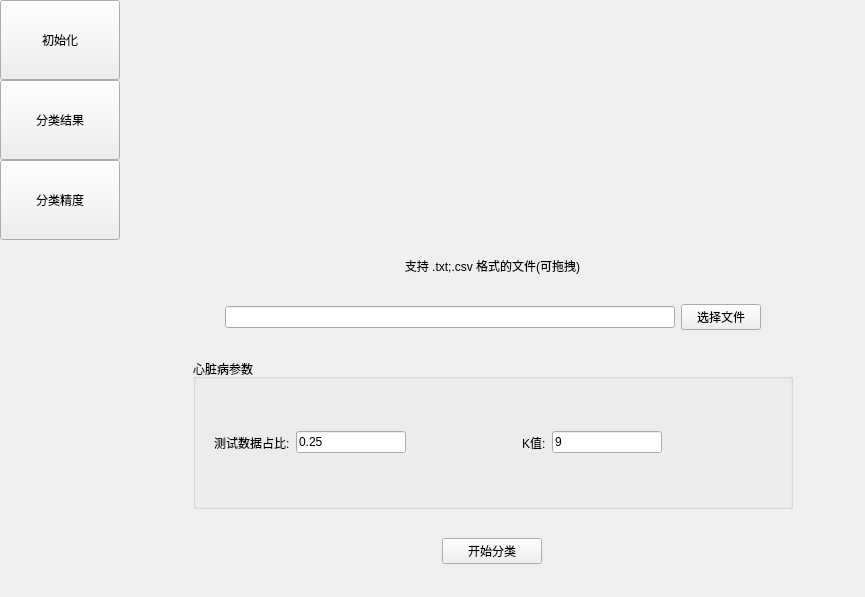
      <widget class="QWidget" name="window_xzb">
       <layout class="QHBoxLayout" name="horizontalLayout_15">
        <property name="spacing">
         <number>0</number>
        </property>
        <property name="leftMargin">
         <number>0</number>
        </property>
        <property name="topMargin">
         <number>0</number>
        </property>
        <property name="rightMargin">
         <number>0</number>
        </property>
        <property name="bottomMargin">
         <number>0</number>
        </property>
        <item>
         <widget class="QWidget" name="xzb_leftMenu" native="true">
          <property name="minimumSize">
           <size>
            <width>120</width>
            <height>0</height>
           </size>
          </property>
          <layout class="QVBoxLayout" name="verticalLayout_14">
           <property name="spacing">
            <number>0</number>
           </property>
           <property name="leftMargin">
            <number>0</number>
           </property>
           <property name="topMargin">
            <number>0</number>
           </property>
           <property name="rightMargin">
            <number>0</number>
           </property>
           <property name="bottomMargin">
            <number>0</number>
           </property>
           <item>
            <widget class="QWidget" name="widget_xzb_init" native="true">
             <layout class="QHBoxLayout" name="horizontalLayout_18">
              <property name="spacing">
               <number>0</number>
              </property>
              <property name="leftMargin">
               <number>0</number>
              </property>
              <property name="topMargin">
               <number>0</number>
              </property>
              <property name="rightMargin">
               <number>0</number>
              </property>
              <property name="bottomMargin">
               <number>0</number>
              </property>
              <item>
               <widget class="QToolButton" name="btn_xzb_init">
                <property name="minimumSize">
                 <size>
                  <width>120</width>
                  <height>80</height>
                 </size>
                </property>
                <property name="text">
                 <string>初始化</string>
                </property>
                <property name="toolButtonStyle">
                 <enum>Qt::ToolButtonTextUnderIcon</enum>
                </property>
               </widget>
              </item>
             </layout>
            </widget>
           </item>
           <item>
            <widget class="QWidget" name="widget_xzb_result" native="true">
             <layout class="QHBoxLayout" name="horizontalLayout_17">
              <property name="spacing">
               <number>0</number>
              </property>
              <property name="leftMargin">
               <number>0</number>
              </property>
              <property name="topMargin">
               <number>0</number>
              </property>
              <property name="rightMargin">
               <number>0</number>
              </property>
              <property name="bottomMargin">
               <number>0</number>
              </property>
              <item>
               <widget class="QToolButton" name="btn_xzb_result">
                <property name="minimumSize">
                 <size>
                  <width>120</width>
                  <height>80</height>
                 </size>
                </property>
                <property name="text">
                 <string>分类结果</string>
                </property>
                <property name="toolButtonStyle">
                 <enum>Qt::ToolButtonTextUnderIcon</enum>
                </property>
               </widget>
              </item>
             </layout>
            </widget>
           </item>
           <item>
            <widget class="QWidget" name="widget_xzb_precision" native="true">
             <layout class="QHBoxLayout" name="horizontalLayout_16">
              <property name="spacing">
               <number>0</number>
              </property>
              <property name="leftMargin">
               <number>0</number>
              </property>
              <property name="topMargin">
               <number>0</number>
              </property>
              <property name="rightMargin">
               <number>0</number>
              </property>
              <property name="bottomMargin">
               <number>0</number>
              </property>
              <item>
               <widget class="QToolButton" name="btn_xzb_precision">
                <property name="minimumSize">
                 <size>
                  <width>120</width>
                  <height>80</height>
                 </size>
                </property>
                <property name="text">
                 <string>分类精度</string>
                </property>
                <property name="toolButtonStyle">
                 <enum>Qt::ToolButtonTextUnderIcon</enum>
                </property>
               </widget>
              </item>
             </layout>
            </widget>
           </item>
           <item>
            <spacer name="verticalSpacer_11">
             <property name="orientation">
              <enum>Qt::Vertical</enum>
             </property>
             <property name="sizeHint" stdset="0">
              <size>
               <width>20</width>
               <height>357</height>
              </size>
             </property>
            </spacer>
           </item>
          </layout>
         </widget>
        </item>
        <item>
         <widget class="QStackedWidget" name="xzb_StackedWidget">
          <widget class="QWidget" name="xzb_init">
           <layout class="QVBoxLayout" name="verticalLayout_15">
            <item>
             <widget class="QWidget" name="xzb_init_fileRemind" native="true">
              <property name="minimumSize">
               <size>
                <width>0</width>
                <height>260</height>
               </size>
              </property>
              <property name="maximumSize">
               <size>
                <width>16777215</width>
                <height>260</height>
               </size>
              </property>
              <layout class="QVBoxLayout" name="verticalLayout_16">
               <property name="spacing">
                <number>0</number>
               </property>
               <property name="leftMargin">
                <number>0</number>
               </property>
               <property name="topMargin">
                <number>0</number>
               </property>
               <property name="rightMargin">
                <number>0</number>
               </property>
               <property name="bottomMargin">
                <number>0</number>
               </property>
               <item>
                <spacer name="verticalSpacer_12">
                 <property name="orientation">
                  <enum>Qt::Vertical</enum>
                 </property>
                 <property name="sizeHint" stdset="0">
                  <size>
                   <width>20</width>
                   <height>29</height>
                  </size>
                 </property>
                </spacer>
               </item>
               <item>
                <widget class="QLabel" name="label_7">
                 <property name="minimumSize">
                  <size>
                   <width>0</width>
                   <height>200</height>
                  </size>
                 </property>
                 <property name="text">
                  <string/>
                 </property>
                 <property name="pixmap">
                  <pixmap resource="icon.qrc">:/img/empty.png</pixmap>
                 </property>
                 <property name="alignment">
                  <set>Qt::AlignCenter</set>
                 </property>
                </widget>
               </item>
               <item>
                <spacer name="verticalSpacer_13">
                 <property name="orientation">
                  <enum>Qt::Vertical</enum>
                 </property>
                 <property name="sizeHint" stdset="0">
                  <size>
                   <width>20</width>
                   <height>10</height>
                  </size>
                 </property>
                </spacer>
               </item>
               <item>
                <widget class="QLabel" name="label_8">
                 <property name="text">
                  <string>支持 .txt;.csv 格式的文件(可拖拽)</string>
                 </property>
                 <property name="alignment">
                  <set>Qt::AlignCenter</set>
                 </property>
                </widget>
               </item>
              </layout>
             </widget>
            </item>
            <item>
             <widget class="QWidget" name="widget_13" native="true">
              <property name="maximumSize">
               <size>
                <width>16777215</width>
                <height>60</height>
               </size>
              </property>
              <layout class="QHBoxLayout" name="horizontalLayout_19">
               <item>
                <spacer name="horizontalSpacer_20">
                 <property name="orientation">
                  <enum>Qt::Horizontal</enum>
                 </property>
                 <property name="sizeHint" stdset="0">
                  <size>
                   <width>71</width>
                   <height>20</height>
                  </size>
                 </property>
                </spacer>
               </item>
               <item>
                <widget class="QLineEdit" name="xzb_FilePathEdit">
                 <property name="minimumSize">
                  <size>
                   <width>450</width>
                   <height>0</height>
                  </size>
                 </property>
                </widget>
               </item>
               <item>
                <widget class="QPushButton" name="xzb_SelectPathButton">
                 <property name="text">
                  <string>选择文件</string>
                 </property>
                </widget>
               </item>
               <item>
                <spacer name="horizontalSpacer_21">
                 <property name="orientation">
                  <enum>Qt::Horizontal</enum>
                 </property>
                 <property name="sizeHint" stdset="0">
                  <size>
                   <width>70</width>
                   <height>20</height>
                  </size>
                 </property>
                </spacer>
               </item>
              </layout>
             </widget>
            </item>
            <item>
             <widget class="QWidget" name="widget_14" native="true">
              <property name="minimumSize">
               <size>
                <width>0</width>
                <height>150</height>
               </size>
              </property>
              <property name="maximumSize">
               <size>
                <width>16777215</width>
                <height>150</height>
               </size>
              </property>
              <layout class="QHBoxLayout" name="horizontalLayout_20">
               <property name="spacing">
                <number>0</number>
               </property>
               <property name="leftMargin">
                <number>0</number>
               </property>
               <property name="topMargin">
                <number>0</number>
               </property>
               <property name="rightMargin">
                <number>0</number>
               </property>
               <property name="bottomMargin">
                <number>0</number>
               </property>
               <item>
                <spacer name="horizontalSpacer_22">
                 <property name="orientation">
                  <enum>Qt::Horizontal</enum>
                 </property>
                 <property name="sizeHint" stdset="0">
                  <size>
                   <width>64</width>
                   <height>20</height>
                  </size>
                 </property>
                </spacer>
               </item>
               <item>
                <widget class="QGroupBox" name="groupBox_2">
                 <property name="minimumSize">
                  <size>
                   <width>600</width>
                   <height>150</height>
                  </size>
                 </property>
                 <property name="maximumSize">
                  <size>
                   <width>600</width>
                   <height>150</height>
                  </size>
                 </property>
                 <property name="title">
                  <string>心脏病参数</string>
                 </property>
                 <layout class="QVBoxLayout" name="verticalLayout_17">
                  <item>
                   <widget class="QWidget" name="widget_12" native="true">
                    <layout class="QHBoxLayout" name="horizontalLayout_21">
                     <item>
                      <widget class="QLabel" name="xzb_p1">
                       <property name="text">
                        <string>测试数据占比:</string>
                       </property>
                      </widget>
                     </item>
                     <item>
                      <widget class="QLineEdit" name="xzb_lineEdit_p1">
                       <property name="text">
                        <string>0.25</string>
                       </property>
                      </widget>
                     </item>
                     <item>
                      <spacer name="horizontalSpacer_24">
                       <property name="orientation">
                        <enum>Qt::Horizontal</enum>
                       </property>
                       <property name="sizeHint" stdset="0">
                        <size>
                         <width>21</width>
                         <height>20</height>
                        </size>
                       </property>
                      </spacer>
                     </item>
                     <item>
                      <widget class="QLabel" name="xzb_p2">
                       <property name="text">
                        <string>K值:</string>
                       </property>
                      </widget>
                     </item>
                     <item>
                      <widget class="QLineEdit" name="xzb_lineEdit_p2">
                       <property name="text">
                        <string>9</string>
                       </property>
                      </widget>
                     </item>
                     <item>
                      <spacer name="horizontalSpacer_25">
                       <property name="orientation">
                        <enum>Qt::Horizontal</enum>
                       </property>
                       <property name="sizeHint" stdset="0">
                        <size>
                         <width>21</width>
                         <height>20</height>
                        </size>
                       </property>
                      </spacer>
                     </item>
                    </layout>
                   </widget>
                  </item>
                 </layout>
                </widget>
               </item>
               <item>
                <spacer name="horizontalSpacer_23">
                 <property name="orientation">
                  <enum>Qt::Horizontal</enum>
                 </property>
                 <property name="sizeHint" stdset="0">
                  <size>
                   <width>63</width>
                   <height>20</height>
                  </size>
                 </property>
                </spacer>
               </item>
              </layout>
             </widget>
            </item>
            <item>
             <widget class="QWidget" name="widget_15" native="true">
              <property name="minimumSize">
               <size>
                <width>0</width>
                <height>60</height>
               </size>
              </property>
              <property name="maximumSize">
               <size>
                <width>16777215</width>
                <height>60</height>
               </size>
              </property>
              <layout class="QHBoxLayout" name="horizontalLayout_22">
               <item>
                <widget class="QPushButton" name="xzb_go">
                 <property name="minimumSize">
                  <size>
                   <width>100</width>
                   <height>0</height>
                  </size>
                 </property>
                 <property name="maximumSize">
                  <size>
                   <width>100</width>
                   <height>16777215</height>
                  </size>
                 </property>
                 <property name="text">
                  <string>开始分类</string>
                 </property>
                </widget>
               </item>
              </layout>
             </widget>
            </item>
           </layout>
          </widget>
          <widget class="QWidget" name="xzb_result"/>
          <widget class="QWidget" name="xzb_precision">
           <layout class="QHBoxLayout" name="horizontalLayout_23">
            <item>
             <widget class="QtCharts::QChartView" name="xzb_graph"/>
            </item>
           </layout>
          </widget>
         </widget>
        </item>
       </layout>
      </widget>
